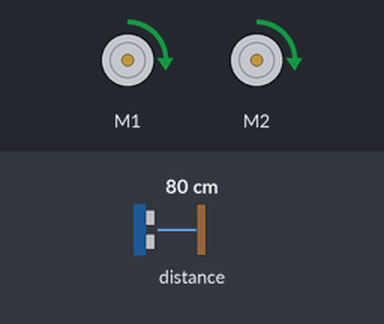
A program run on a simulated BBC micro:bit (MakeCode). Shown: 2 × DC motor (green arrow = forward, orange = backward, longer = faster). Inputs (shaded band) come from the test bench; at power-on: distance to the obstacle 80 cm.

Above: at 1.2 s.
1.3 s: distance to the obstacle set to 6 cm
2.8 s: distance to the obstacle set to 3 cm
At 3.8 s:
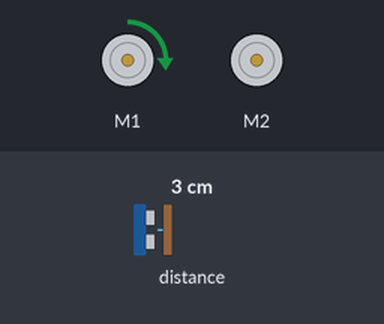
5.8 s: distance to the obstacle set to 9 cm
At 7.6 s:
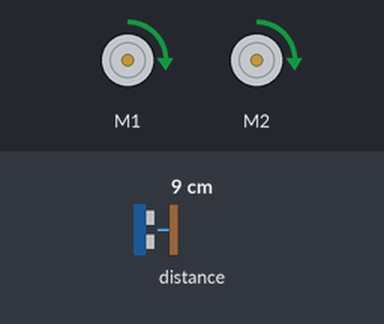
7.9 s: distance to the obstacle set to 2 cm
At 9.0 s:
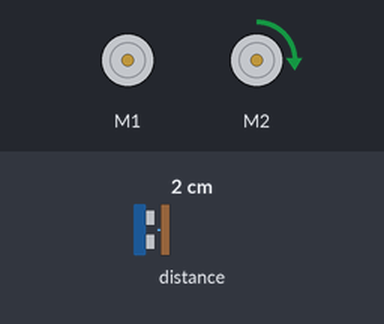
Timing chart, 0 to 11.5 s (numbered marks = the images above; inputs shaded):
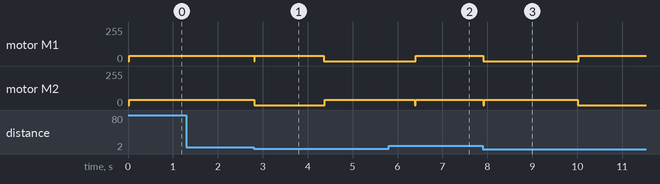

The program:

main.ts
```typescript
let Velocidad = 40
let Velocidad_de_Giro = 40
let obstaculo = 0
basic.forever(function () {
    if (maqueen.Ultrasonic(PingUnit.Centimeters) < 5) {
        obstaculo = obstaculo + 1
        if (obstaculo == 1) {
            maqueen.motorStop(maqueen.Motors.All)
            maqueen.motorRun(maqueen.Motors.M1, maqueen.Dir.CW, Velocidad_de_Giro)
            basic.pause(1550)
            maqueen.motorStop(maqueen.Motors.All)
        }
        if (obstaculo == 2) {
            maqueen.motorStop(maqueen.Motors.All)
            maqueen.motorRun(maqueen.Motors.M2, maqueen.Dir.CW, Velocidad_de_Giro)
            basic.pause(2000)
            maqueen.motorStop(maqueen.Motors.All)
        }
        if (obstaculo == 3) {
            maqueen.motorStop(maqueen.Motors.All)
            maqueen.motorRun(maqueen.Motors.M2, maqueen.Dir.CW, Velocidad_de_Giro)
            basic.pause(2100)
            maqueen.motorStop(maqueen.Motors.All)
        }
        if (obstaculo == 4) {
            maqueen.motorStop(maqueen.Motors.All)
            maqueen.motorRun(maqueen.Motors.M1, maqueen.Dir.CW, Velocidad_de_Giro)
            basic.pause(1900)
            maqueen.motorStop(maqueen.Motors.All)
        }
        if (obstaculo == 5) {
            maqueen.motorStop(maqueen.Motors.All)
            maqueen.motorRun(maqueen.Motors.M2, maqueen.Dir.CW, Velocidad_de_Giro)
            basic.pause(1900)
            maqueen.motorStop(maqueen.Motors.All)
        }
        if (obstaculo < 7) {
            maqueen.motorStop(maqueen.Motors.All)
        }
    } else {
        maqueen.motorRun(maqueen.Motors.All, maqueen.Dir.CW, Velocidad)
    }
})
```

test.ts
```typescript
// aquí va el archivo "tests"; esto no se compilará cuando este paquete se utilice como una extensión.
```

Measured:
- the behaviour switches between 5 and 4 cm on distance to the obstacle (found by bisection; images 0 and 1)
- after the input at 1.3 s, every drawn part: stays the same
- after the input at 2.8 s, motor M1: forward 40/255 → stopped after 1.6 s; motor M2: forward 40/255 → stopped at once, → forward 40/255 1.6 s later
- after the input at 5.8 s, motor M1: stopped → forward 40/255 after 0.60 s
- after the input at 7.9 s, motor M1: forward 40/255 → stopped at once, → forward 40/255 2.1 s later; motor M2: forward 40/255 → stopped after 2.1 s
